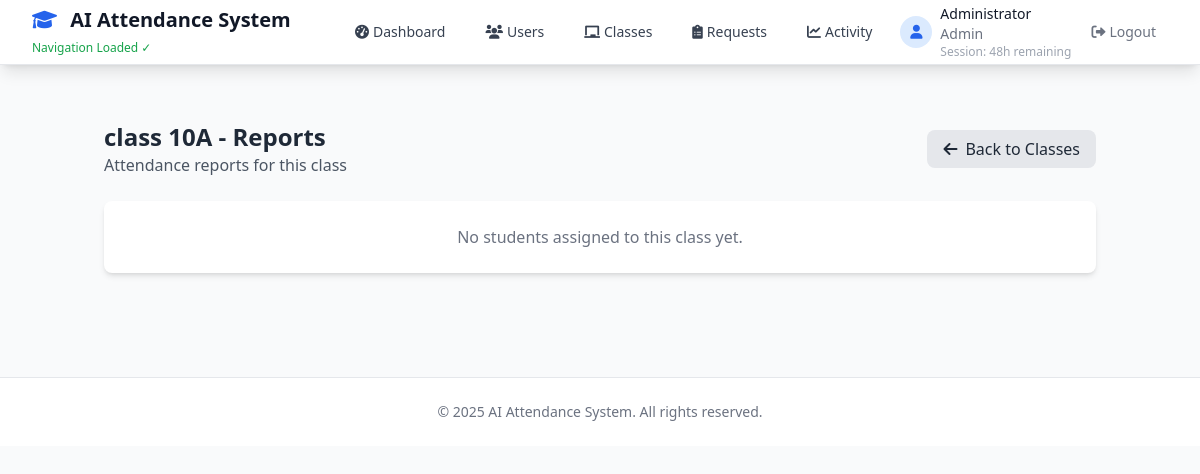
/admin/classes/reports/6 (signed in), run on an earlier commit of the app's database.
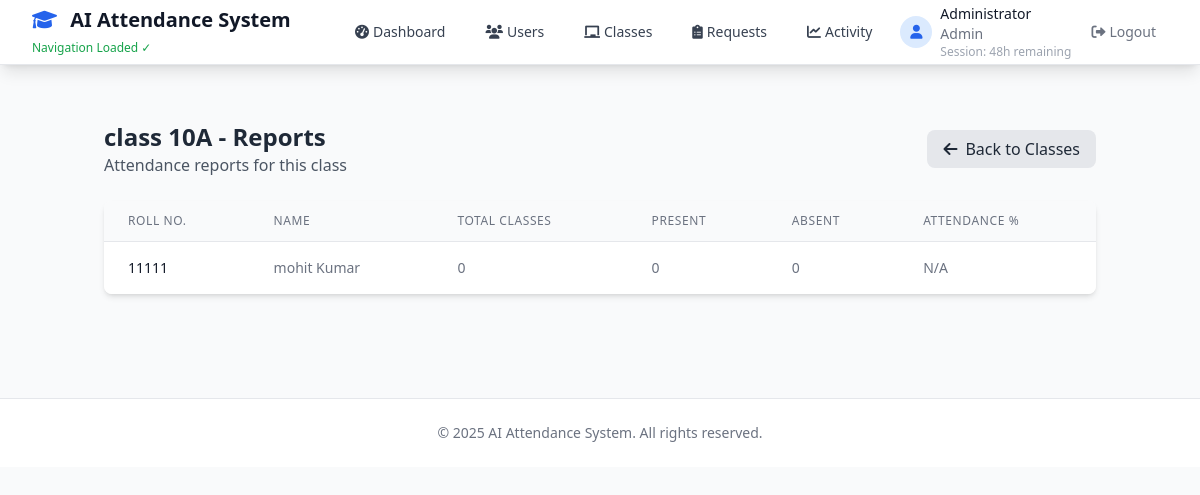
And on a later commit of the database.
### tables this page shows
CREATE TABLE class_assignments (
                id INTEGER PRIMARY KEY AUTOINCREMENT,
                user_id INTEGER NOT NULL,
                class_id INTEGER NOT NULL,
                role TEXT NOT NULL, -- 'teacher' or 'student'
                roll_number TEXT, -- for students
                assigned_at TIMESTAMP DEFAULT CURRENT_TIMESTAMP,
                FOREIGN KEY (user_id) REFERENCES users (id),
                FOREIGN KEY (class_id) REFERENCES classes (id),
                UNIQUE(user_id, class_id, role)
            );

CREATE TABLE users (
                id INTEGER PRIMARY KEY AUTOINCREMENT,
                username TEXT UNIQUE NOT NULL,
                password_hash TEXT NOT NULL,
                email TEXT UNIQUE NOT NULL,
                name TEXT NOT NULL,
                role TEXT NOT NULL DEFAULT 'student',
                created_at TIMESTAMP DEFAULT CURRENT_TIMESTAMP
            );

### app.py (the view)
@app.route('/admin/classes/reports/<int:class_id>')
@admin_required
@track_activity('admin_class_reports')
def admin_class_reports(class_id):
    class_data = class_service.get_class_by_id(class_id)
    if not class_data:
        flash('Class not found', 'error')
        return redirect(url_for('admin_classes'))
    students = class_service.get_class_students(class_id)
    for student in students:
        stats = attendance_service.get_attendance_stats(student['id'], class_id)
        student.update(stats)
    return render_template('admin/class_reports.html',
                         class_data=class_data,
                         students=students)

### app.py (called while the page is built)
@app.context_processor
def inject_session():
    return {'session': session}

### backend/auth.py (called while the page is built)
def admin_required(f):
    @wraps(f)
    def decorated_function(*args, **kwargs):
        if 'user_id' not in session:
            return redirect(url_for('login'))
        if 'login_time' in session:
            login_time = datetime.fromisoformat(session['login_time'])
            if datetime.now() - login_time > timedelta(hours=48):
                session.clear()
                flash('Your session has expired. Please log in again.', 'info')
                return redirect(url_for('login'))
        if session.get('role') != 'admin':
            flash('Access denied. Admin privileges required.', 'error')
            return redirect(url_for('dashboard'))
        return f(*args, **kwargs)
    return decorated_function

### backend/database.py (called while the page is built)
    def get_db(self):
        conn = sqlite3.connect(self.db_path)
        conn.row_factory = sqlite3.Row
        return conn

### backend/models.py (called while the page is built)
    def get_by_id(self, class_id):
        conn = self.db.get_db()
        cursor = conn.cursor()
        cursor.execute('SELECT * FROM classes WHERE id = ?', (class_id,))
        class_data = cursor.fetchone()
        conn.close()
        return class_data

### templates/admin/class_reports.html (shortened to what this page needs)
{% extends 'layout.html' %}
{% block content %}
<div class="container mx-auto px-4 py-8">
    <div class="flex justify-between items-center mb-6">
        <div>
            <h1 class="text-2xl font-bold text-gray-800">{{ class_data.name }} - Reports</h1>
            <p class="text-gray-600">Attendance reports for this class</p>
        </div>
        <div>
            <a href="{{ url_for('admin_classes') }}" class="bg-gray-200 hover:bg-gray-300 text-gray-800 px-4 py-2 rounded-lg font-medium transition duration-200">
                <i class="fas fa-arrow-left mr-2"></i>Back to Classes
            </a>
        </div>
    </div>
    <div class="bg-white rounded-lg shadow-md overflow-hidden">
        {% if students %}
        <table class="min-w-full divide-y divide-gray-200">
            <thead class="bg-gray-50">
                <tr>
                    <th scope="col" class="px-6 py-3 text-left text-xs font-medium text-gray-500 uppercase tracking-wider">Roll No.</th>
                    <th scope="col" class="px-6 py-3 text-left text-xs font-medium text-gray-500 uppercase tracking-wider">Name</th>
                    <th scope="col" class="px-6 py-3 text-left text-xs font-medium text-gray-500 uppercase tracking-wider">Total Classes</th>
                    <th scope="col" class="px-6 py-3 text-left text-xs font-medium text-gray-500 uppercase tracking-wider">Present</th>
                    <th scope="col" class="px-6 py-3 text-left text-xs font-medium text-gray-500 uppercase tracking-wider">Absent</th>
                    <th scope="col" class="px-6 py-3 text-left text-xs font-medium text-gray-500 uppercase tracking-wider">Attendance %</th>
                </tr>
            </thead>
            <tbody class="bg-white divide-y divide-gray-200">
                {% for student in students %}
                <tr>
                    <td class="px-6 py-4 whitespace-nowrap text-sm font-medium text-gray-900">{{ student.roll_number }}</td>
                    <td class="px-6 py-4 whitespace-nowrap text-sm text-gray-500">{{ student.name }}</td>
                    <td class="px-6 py-4 whitespace-nowrap text-sm text-gray-500">{{ student.total_classes|default(0) }}</td>
                    <td class="px-6 py-4 whitespace-nowrap text-sm text-gray-500">{{ student.present_count|default(0) }}</td>
                    <td class="px-6 py-4 whitespace-nowrap text-sm text-gray-500">{{ student.absent_count|default(0) }}</td>
                    <td class="px-6 py-4 whitespace-nowrap text-sm text-gray-500">
                        {% if student.total_classes and student.total_classes > 0 %}
                        {% set percentage = (student.present_count / student.total_classes * 100)|round|int %}
                        <div class="flex items-center">
                            <div class="w-full bg-gray-200 rounded-full h-2.5 mr-2 max-w-[100px]">
                                <div class="{% if percentage >= 75 %}bg-green-600{% elif percentage >= 50 %}bg-yellow-500{% else %}bg-red-600{% endif %} h-2.5 rounded-full" style="width: {{ percentage }}%"></div>
                            </div>
                            <span>{{ percentage }}%</span>
                        </div>
                        {% else %}
                        <span>N/A</span>
                        {% endif %}
                    </td>
                </tr>
                {% endfor %}
            </tbody>
        </table>
        {% else %}
        <div class="p-6 text-center">
            <p class="text-gray-500">No students assigned to this class yet.</p>
        </div>
        {% endif %}
    </div>
</div>
{% endblock %}

What changed in the data, as far as the page shows it:
added class_assignments: roll_number "11111", name "mohit Kumar", total_classes "0", present_count "0", absent_count "0"
Also different on the page:
text no longer shown: "No students assigned to this class yet."
text now shown: "ROLL NO. NAME TOTAL CLASSES PRESENT ABSENT ATTENDANCE %"
